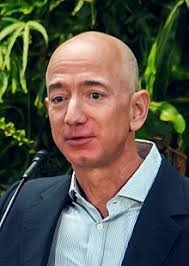
#> input picture CartoonizeImage/IMG2.jpg, 189 x 266 px
$ python NormalToCartoon.py
#> lines starting #> are read from the running program, lines starting #| are printed output that depends on the picture; after the words box and inside, x2 and y2 are one past the last pixel; in counts of white or black regions, pixels touching at a corner belong together
#Cartoon
import cv2

img = cv2.imread("IMG2.jpg") #Loads the image.
#> img is the input picture: shape (266, 189, 3); mean B, G, R 76.5, 87.4, 88.3

gray = cv2.cvtColor(img, cv2.COLOR_BGR2GRAY) #Converts from RGB to GrayScale.
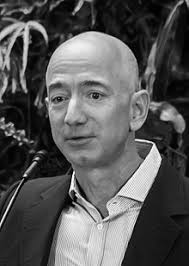
#> gray: shape (266, 189); min 0, max 255, mean 86.4
gray = cv2.medianBlur(gray, 5) #Applies a blur.
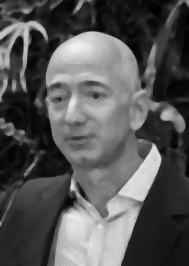
#> gray: shape (266, 189); min 1, max 240, mean 85.9
edges = cv2.adaptiveThreshold(gray, 255, cv2.ADAPTIVE_THRESH_MEAN_C,cv2.THRESH_BINARY, 9, 9)
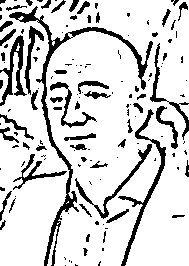
#> edges: shape (266, 189); 83% white; 141 black regions (86 under 20 px), largest, box (x1, y1, x2, y2) and area: (9, 6, 153, 266) 2148, (118, 109, 166, 266) 837, (0, 35, 27, 106) 604

color = cv2.bilateralFilter(img, 9, 250, 250) #Smoothens image and preserves edges.
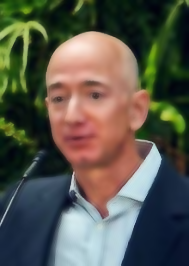
#> color: shape (266, 189, 3); mean B, G, R 76.5, 87.3, 88.2
cartoon = cv2.bitwise_and(color, color, mask=edges)
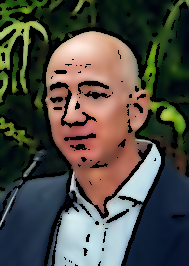
#> cartoon: shape (266, 189, 3); mean B, G, R 68.3, 76.2, 77.9

cv2.imshow("Image", img) #Outputs the original image.
cv2.imshow("edges", edges) #Outputs the edges of the image.
cv2.imshow("Cartoon", cartoon) #Outputs the complete Cartoon image.
cv2.waitKey(0)
cv2.destroyAllWindows()

print("SUCCESS")

#Dimensions 1280*720 recommended!
